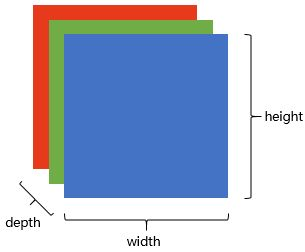
//> input picture 00-基本原理/100-算法和原理/04-conv/picture.jpg, 305 x 252 px
$ ./Morphology_1 '../../../00-基本原理/100-算法和原理/04-conv/picture.jpg'   (built with g++ and OpenCV 4)
//> lines starting //> are read from the running program, lines starting //| are printed output that depends on the picture
/**
 * @file Morphology_1.cpp
 * @brief Erosion and Dilation sample code
 * @author OpenCV team
 */

#include "opencv2/imgproc.hpp"
#include "opencv2/highgui.hpp"
#include <iostream>

using namespace cv;
using namespace std;

/// Global variables
Mat src, erosion_dst, dilation_dst;

int erosion_elem = 0;
int erosion_size = 0;
int dilation_elem = 0;
int dilation_size = 0;
int const max_elem = 2;
int const max_kernel_size = 21;

/** Function Headers */
void Erosion( int, void* );
void Dilation( int, void* );

/**
 * @function main
 */
int main( int argc, char** argv )
{
  /// Load an image
  CommandLineParser parser( argc, argv, "{@input | ../data/LinuxLogo.jpg | input image}" );
  src = imread( parser.get<String>( "@input" ), IMREAD_COLOR );
//> src is the input picture: 252 rows x 305 cols, CV_8UC3; mean B, G, R 206.5, 185.9, 176.5
  if( src.empty() )
  {
    cout << "Could not open or find the image!\n" << endl;
    cout << "Usage: " << argv[0] << " <Input image>" << endl;
    return -1;
  }

  /// Create windows
  namedWindow( "Erosion Demo", WINDOW_NORMAL );
  namedWindow( "Dilation Demo", WINDOW_NORMAL );
  moveWindow( "Dilation Demo", src.cols, 0 );

  /// Create Erosion Trackbar
  createTrackbar( "Element:\n 0: Rect \n 1: Cross \n 2: Ellipse", "Erosion Demo",
          &erosion_elem, max_elem,
          Erosion );
//> slider 'Element:\n 0: Rect \n 1: Cross \n' is set to 1

  createTrackbar( "Kernel size:\n 2n +1", "Erosion Demo",
          &erosion_size, max_kernel_size,
          Erosion );
//> slider 'Kernel size:\n 2n +1' is set to 7

  /// Create Dilation Trackbar
  createTrackbar( "Element:\n 0: Rect \n 1: Cross \n 2: Ellipse", "Dilation Demo",
          &dilation_elem, max_elem,
          Dilation );
//> slider 'Element:\n 0: Rect \n 1: Cross \n' is set to 1

  createTrackbar( "Kernel size:\n 2n +1", "Dilation Demo",
          &dilation_size, max_kernel_size,
          Dilation );
//> slider 'Kernel size:\n 2n +1' is set to 7

  /// Default start
  Erosion( 0, 0 );
  Dilation( 0, 0 );

  waitKey(0);
  return 0;
}

//![erosion]
/**
 * @function Erosion
 */
void Erosion( int, void* )
{
  int erosion_type = 0;
  if( erosion_elem == 0 ){ erosion_type = MORPH_RECT; }
  else if( erosion_elem == 1 ){ erosion_type = MORPH_CROSS; }
  else if( erosion_elem == 2) { erosion_type = MORPH_ELLIPSE; }

  //![kernel]
  Mat element = getStructuringElement( erosion_type,
                       Size( 2*erosion_size + 1, 2*erosion_size+1 ),
                       Point( erosion_size, erosion_size ) );
  //![kernel]

  /// Apply the erosion operation
  erode( src, erosion_dst, element );
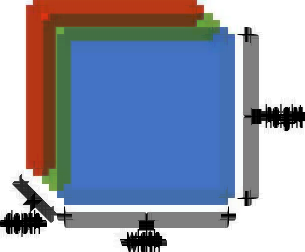
//> erosion_dst: 252 rows x 305 cols, CV_8UC3; mean B, G, R 174.1, 153.4, 145
  imshow( "Erosion Demo", erosion_dst );
}
//![erosion]

//![dilation]
/**
 * @function Dilation
 */
void Dilation( int, void* )
{
  int dilation_type = 0;
  if( dilation_elem == 0 ){ dilation_type = MORPH_RECT; }
  else if( dilation_elem == 1 ){ dilation_type = MORPH_CROSS; }
  else if( dilation_elem == 2) { dilation_type = MORPH_ELLIPSE; }

  Mat element = getStructuringElement( dilation_type,
                       Size( 2*dilation_size + 1, 2*dilation_size+1 ),
                       Point( dilation_size, dilation_size ) );

  /// Apply the dilation operation
  dilate( src, dilation_dst, element );
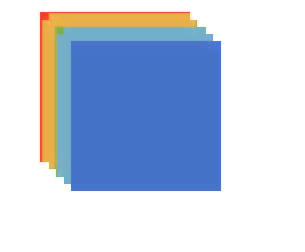
//> dilation_dst: 252 rows x 305 cols, CV_8UC3; mean B, G, R 223.7, 204.1, 191.3
  imshow( "Dilation Demo", dilation_dst );
}
//![dilation]

$ run again, on 00-基本原理/100-算法和原理/04-conv/cnn-bird.jpg
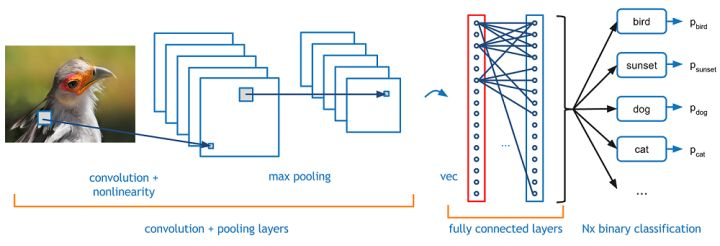
//> input picture 00-基本原理/100-算法和原理/04-conv/cnn-bird.jpg, 720 x 246 px
//> src is the input picture: 246 rows x 720 cols, CV_8UC3; mean B, G, R 232.2, 233.6, 231.4
//> in Erosion, `erode( src, erosion_dst, element );`:
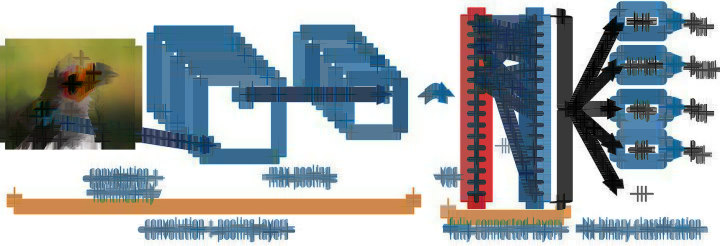
//> erosion_dst: 246 rows x 720 cols, CV_8UC3; mean B, G, R 174.9, 172.3, 165.1
//> in Dilation, `dilate( src, dilation_dst, element );`:
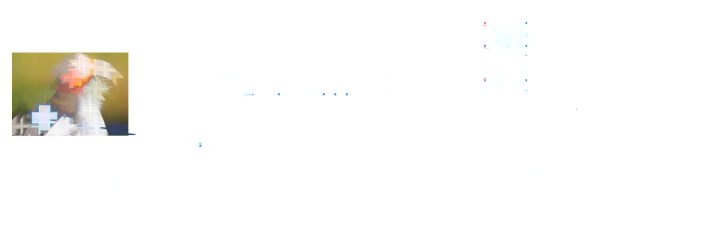
//> dilation_dst: 246 rows x 720 cols, CV_8UC3; mean B, G, R 248, 249.9, 250.5

$ run again, on 00-基本原理/100-算法和原理/04-conv/conv-math.jpg
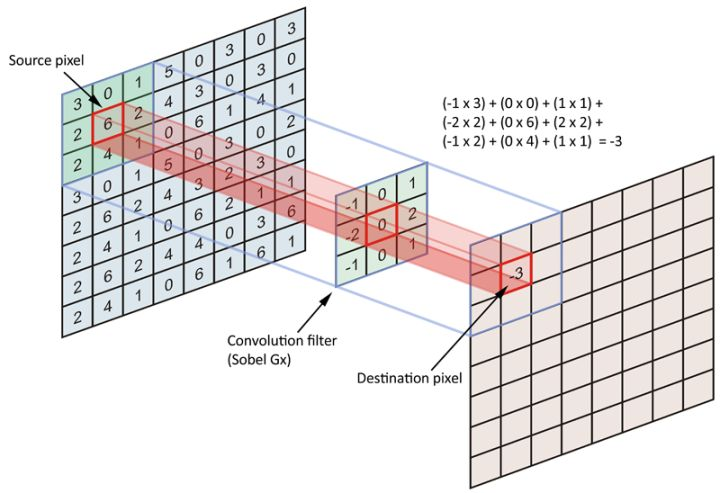
//> input picture 00-基本原理/100-算法和原理/04-conv/conv-math.jpg, 720 x 493 px
//> src is the input picture: 493 rows x 720 cols, CV_8UC3; mean B, G, R 229.1, 229.3, 232.5
//> in Erosion, `erode( src, erosion_dst, element );`:
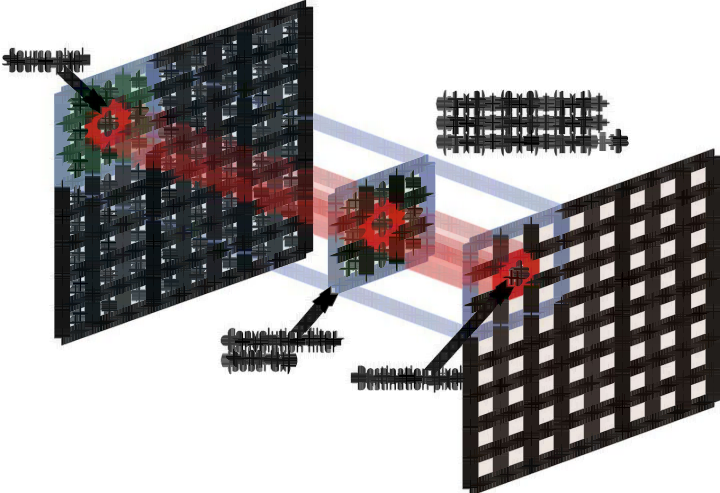
//> erosion_dst: 493 rows x 720 cols, CV_8UC3; mean B, G, R 165.1, 164.5, 168.8
//> in Dilation, `dilate( src, dilation_dst, element );`:
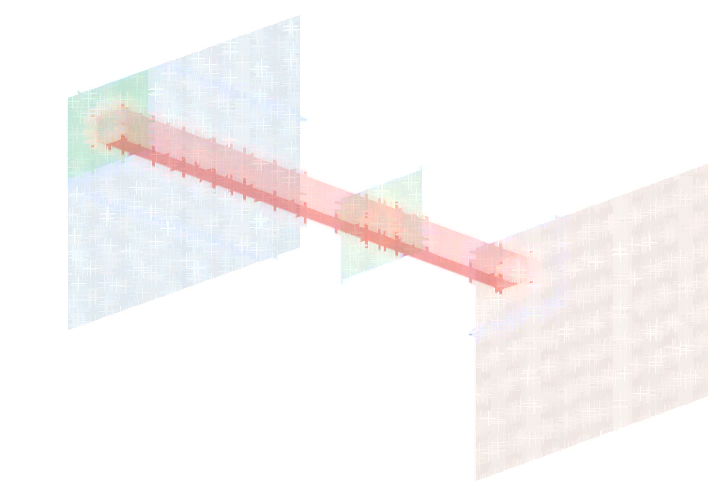
//> dilation_dst: 493 rows x 720 cols, CV_8UC3; mean B, G, R 247, 247.2, 249.5

$ run again, on 00-基本原理/100-算法和原理/04-conv/conv-net-arch.jpg
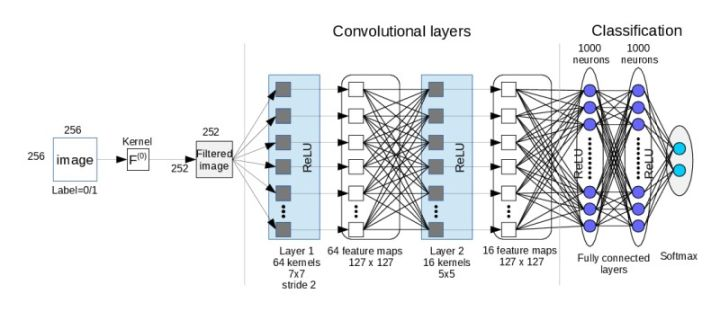
//> input picture 00-基本原理/100-算法和原理/04-conv/conv-net-arch.jpg, 720 x 329 px
//> src is the input picture: 329 rows x 720 cols, CV_8UC3; mean B, G, R 237.5, 235.8, 234.1
//> in Erosion, `erode( src, erosion_dst, element );`:
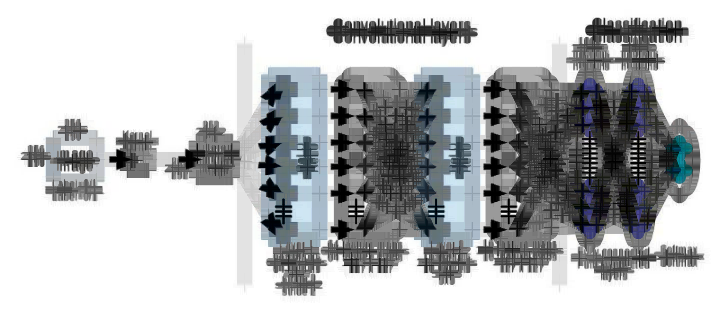
//> erosion_dst: 329 rows x 720 cols, CV_8UC3; mean B, G, R 192.9, 191.4, 189.5
//> in Dilation, `dilate( src, dilation_dst, element );`:
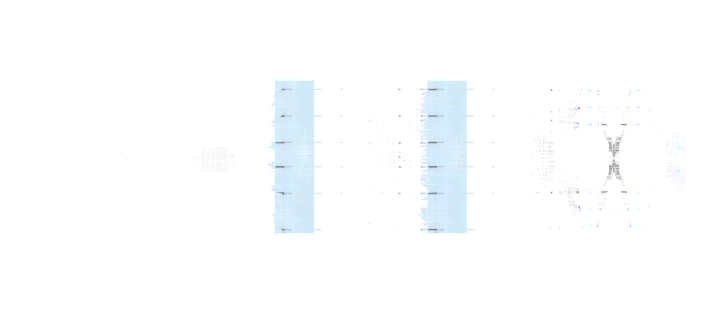
//> dilation_dst: 329 rows x 720 cols, CV_8UC3; mean B, G, R 254.4, 253.6, 252.3
